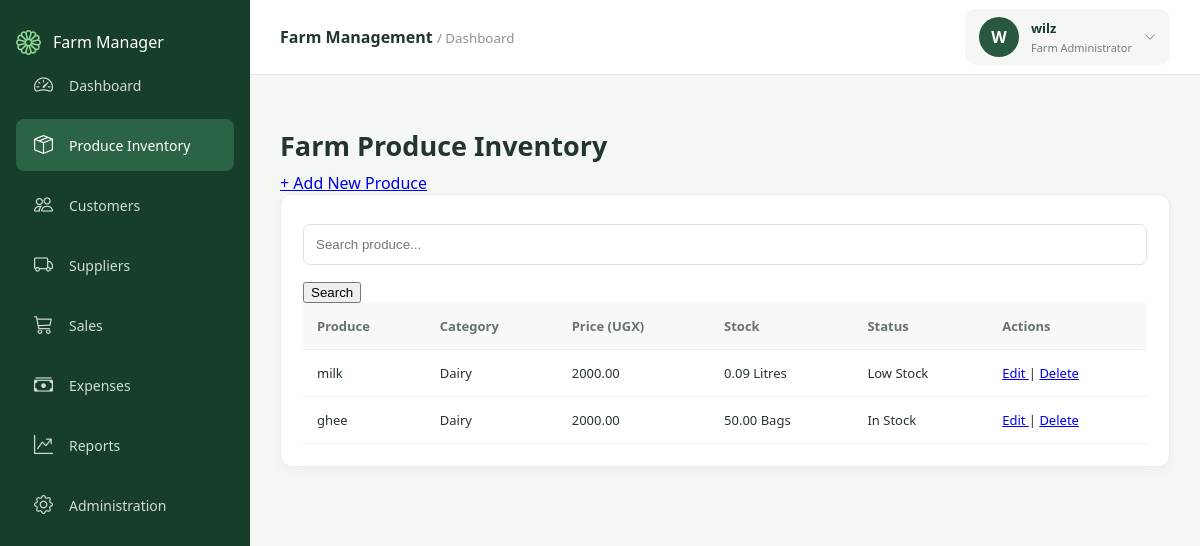
The page /produce/ (signed in) on the database as committed earlier.
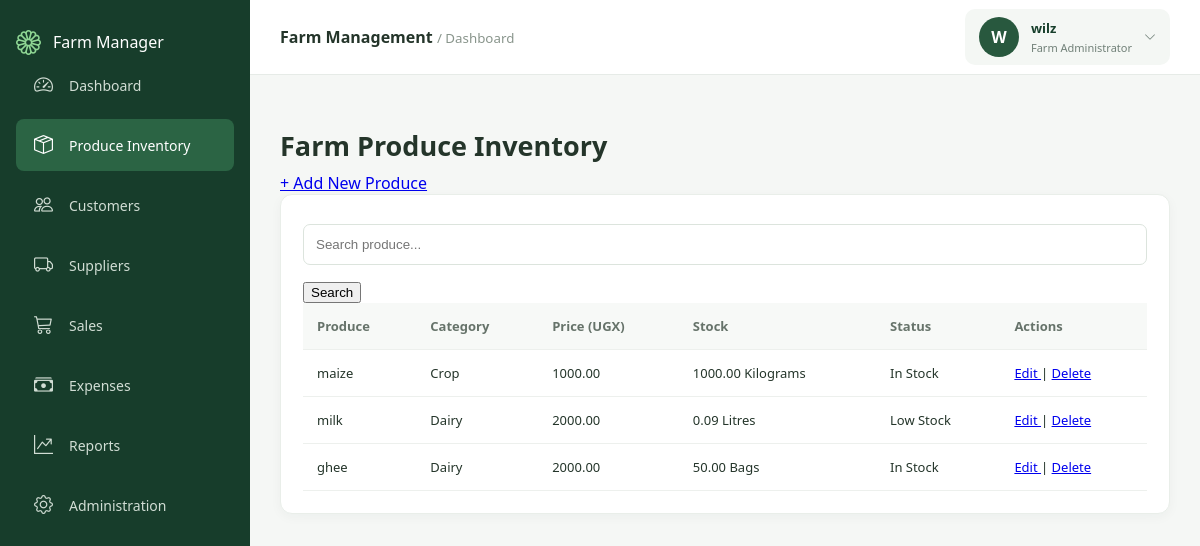
The same page on the database as committed later.
### produce/models.py (models this page shows, shortened)
class Produce(models.Model):
    CATEGORY_CHOICES = [
        ('CROP', 'Crop'),
        ('DAIRY', 'Dairy'),
        ('POULTRY', 'Poultry'),
        ('LIVESTOCK', 'Livestock'),
        ('OTHER', 'Other'),
    ]
    UNIT_CHOICES = [
        ('KG', 'Kilograms'),
        ('LITRE', 'Litres'),
        ('BUNCH', 'Bunches'),
        ('TRAY', 'Trays'),
        ('PIECE', 'Pieces'),
        ('BAG', 'Bags'),
    ]
    name = models.CharField(max_length=150)
    category = models.CharField(
        max_length=20,
        choices=CATEGORY_CHOICES
    )
    description = models.TextField(blank=True)
    unit = models.CharField(
        max_length=20,
        choices=UNIT_CHOICES
    )
    selling_price = models.DecimalField(
        max_digits=12,
        decimal_places=2
    )
    quantity_in_stock = models.DecimalField(
        max_digits=12,
        decimal_places=2,
        default=0
    )
    reorder_level = models.DecimalField(
        max_digits=12,
        decimal_places=2,
        default=10
    )
    created_at = models.DateTimeField(auto_now_add=True)
    @property
    def is_low_stock(self):
        return self.quantity_in_stock <= self.reorder_level

### produce/views.py (the view)
# urls.py: path('', views.produce_list, name='produce_list'),
@login_required
def produce_list(request):
    search = request.GET.get('search', '')
    products = Produce.objects.all().order_by('-created_at')
    if search:
        products = products.filter(name__icontains=search)
    return render(request, 'produce/list.html', {
        'products': products,
        'search': search,
    })

### produce/templates/produce/list.html (shortened to what this page needs)
{% extends 'base.html' %}
{% block content %}
<h1>Farm Produce Inventory</h1>
<a href="{% url 'produce_create' %}" class="button">
    + Add New Produce
</a>
<div class="panel">
    <form method="GET">
        <input
            type="text"
            name="search"
            placeholder="Search produce..."
            value="{{ search }}"
        >
        <button class="button" type="submit">
            Search
        </button>
    </form>
    <table>
        <thead>
            <tr>
                <th>Produce</th>
                <th>Category</th>
                <th>Price (UGX)</th>
                <th>Stock</th>
                <th>Status</th>
                <th>Actions</th>
            </tr>
        </thead>
        <tbody>
            {% for product in products %}
            <tr>
                <td>{{ product.name }}</td>
                <td>{{ product.get_category_display }}</td>
                <td>{{ product.selling_price|floatformat:2 }}</td>
                <td>
                    {{ product.quantity_in_stock }}
                    {{ product.get_unit_display }}
                </td>
                <td>
                    {% if product.is_low_stock %}
                        <span class="low">Low Stock</span>
                    {% else %}
                        In Stock
                    {% endif %}
                </td>
                <td>
                    <a href="{% url 'produce_update' product.pk %}">
                        Edit
                    </a>
                    |
                    <a href="{% url 'produce_delete' product.pk %}">
                        Delete
                    </a>
                </td>
            </tr>
            {% empty %}
            <tr>
                <td colspan="6">No produce records found.</td>
            </tr>
            {% endfor %}
        </tbody>
    </table>
</div>
{% endblock %}

Rows that differ between the two databases and show on the page:
added Produce: name "maize", category "Crop", selling_price "1000.00", quantity_in_stock "1000.00", unit "Kilograms", reorder_level "In Stock"
